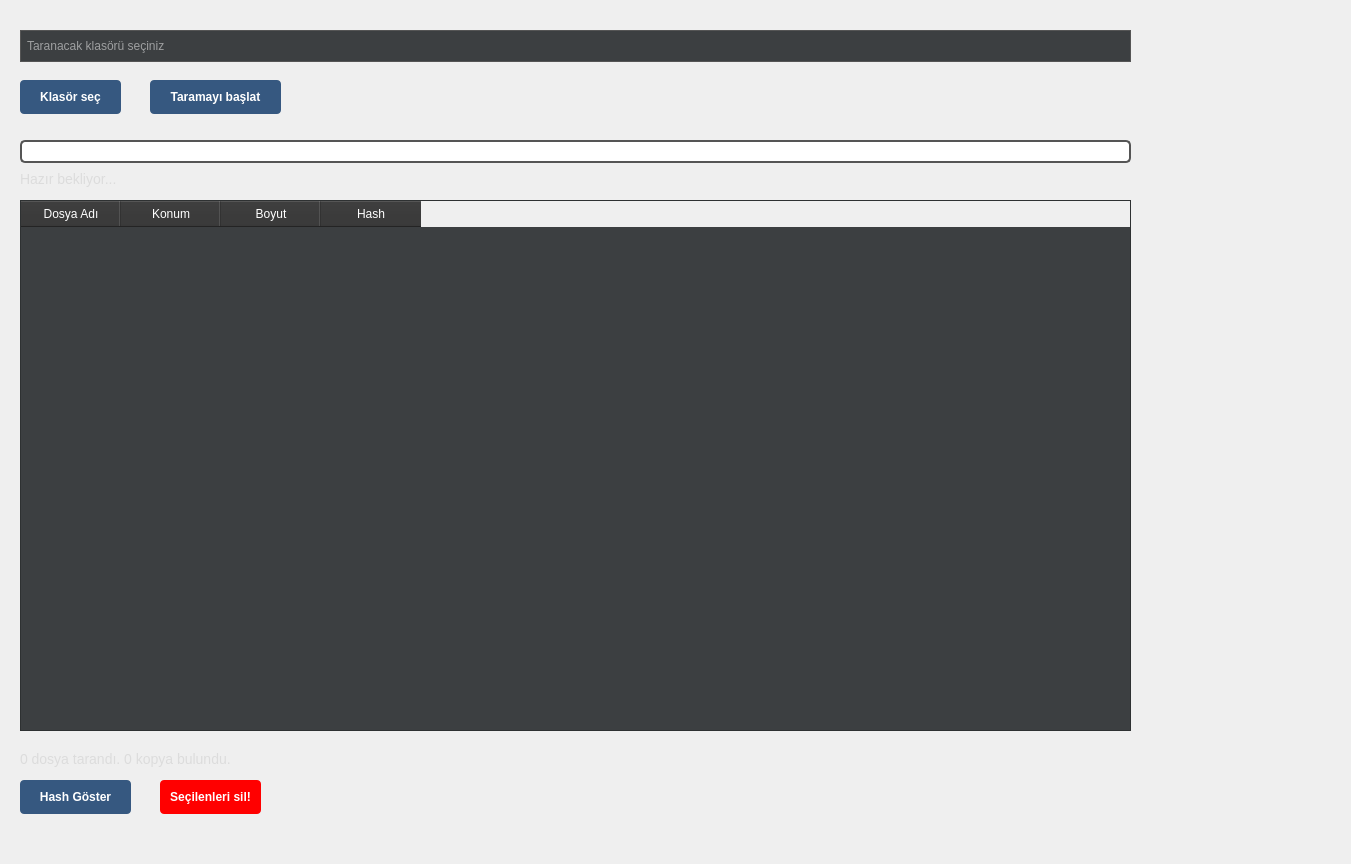
<?xml version="1.0" encoding="UTF-8"?>
<ui version="4.0">
 <class>Form</class>
 <widget class="QWidget" name="Form">
  <property name="geometry">
   <rect>
    <x>0</x>
    <y>0</y>
    <width>1351</width>
    <height>864</height>
   </rect>
  </property>
  <property name="windowTitle">
   <string>Form</string>
  </property>
  <property name="styleSheet">
   <string notr="true">QMainWindow {
    background-color: #2b2b2b;
}
QLabel {
    color: #dcdcdc;
    font-size: 14px;
}
QTableWidget {
    background-color: #3c3f41;
    color: #ffffff;
    gridline-color: #555555;
}
QHeaderView::section {
    background-color: #323232;
    color: white;
    padding: 4px;
}
QPushButton {
    background-color: #365880;
    color: white;
    border-radius: 4px;
    padding: 6px;
    font-weight: bold;
}
QPushButton:hover {
    background-color: #4a76a8;
}
QLineEdit {
    background-color: #3c3f41;
    color: white;
    border: 1px solid #555555;
    padding: 4px;
}
QProgressBar {
    border: 2px solid #555555;
    border-radius: 5px;
    text-align: center;
    color: white;
}
QProgressBar::chunk {
    background-color: #05B8CC;
    width: 20px;
}</string>
  </property>
  <widget class="QWidget" name="widget" native="true">
   <property name="geometry">
    <rect>
     <x>10</x>
     <y>20</y>
     <width>1131</width>
     <height>101</height>
    </rect>
   </property>
   <widget class="QLineEdit" name="txt_path">
    <property name="geometry">
     <rect>
      <x>10</x>
      <y>10</y>
      <width>1111</width>
      <height>32</height>
     </rect>
    </property>
    <property name="placeholderText">
     <string>Taranacak klasörü seçiniz</string>
    </property>
   </widget>
   <widget class="QPushButton" name="btn_browse">
    <property name="geometry">
     <rect>
      <x>10</x>
      <y>60</y>
      <width>101</width>
      <height>34</height>
     </rect>
    </property>
    <property name="text">
     <string>Klasör seç</string>
    </property>
    <property name="icon">
     <iconset>
      <normaloff>folder.png</normaloff>folder.png</iconset>
    </property>
   </widget>
   <widget class="QPushButton" name="btn_start">
    <property name="geometry">
     <rect>
      <x>140</x>
      <y>60</y>
      <width>131</width>
      <height>34</height>
     </rect>
    </property>
    <property name="font">
     <font>
      <bold>true</bold>
     </font>
    </property>
    <property name="text">
     <string>Taramayı başlat</string>
    </property>
   </widget>
  </widget>
  <widget class="QProgressBar" name="progressBar">
   <property name="geometry">
    <rect>
     <x>20</x>
     <y>140</y>
     <width>1111</width>
     <height>23</height>
    </rect>
   </property>
   <property name="value">
    <number>0</number>
   </property>
  </widget>
  <widget class="QLabel" name="lbl_status">
   <property name="geometry">
    <rect>
     <x>20</x>
     <y>170</y>
     <width>101</width>
     <height>18</height>
    </rect>
   </property>
   <property name="text">
    <string>Hazır bekliyor...</string>
   </property>
  </widget>
  <widget class="QTableWidget" name="tbl_results">
   <property name="geometry">
    <rect>
     <x>20</x>
     <y>200</y>
     <width>1111</width>
     <height>531</height>
    </rect>
   </property>
   <property name="editTriggers">
    <set>QAbstractItemView::EditTrigger::NoEditTriggers</set>
   </property>
   <property name="alternatingRowColors">
    <bool>false</bool>
   </property>
   <property name="selectionBehavior">
    <enum>QAbstractItemView::SelectionBehavior::SelectRows</enum>
   </property>
   <column>
    <property name="text">
     <string>Dosya Adı</string>
    </property>
   </column>
   <column>
    <property name="text">
     <string>Konum</string>
    </property>
   </column>
   <column>
    <property name="text">
     <string>Boyut</string>
    </property>
   </column>
   <column>
    <property name="text">
     <string>Hash</string>
    </property>
   </column>
  </widget>
  <widget class="QWidget" name="widget_2" native="true">
   <property name="geometry">
    <rect>
     <x>10</x>
     <y>740</y>
     <width>1121</width>
     <height>91</height>
    </rect>
   </property>
   <widget class="QLabel" name="lbl_stats">
    <property name="geometry">
     <rect>
      <x>10</x>
      <y>10</y>
      <width>1111</width>
      <height>18</height>
     </rect>
    </property>
    <property name="text">
     <string>0 dosya tarandı. 0 kopya bulundu.</string>
    </property>
   </widget>
   <widget class="QPushButton" name="btn_delete">
    <property name="geometry">
     <rect>
      <x>150</x>
      <y>40</y>
      <width>101</width>
      <height>34</height>
     </rect>
    </property>
    <property name="font">
     <font>
      <bold>true</bold>
     </font>
    </property>
    <property name="styleSheet">
     <string notr="true">background-color: rgb(255, 0, 0);
color: rgb(255, 255, 255);</string>
    </property>
    <property name="text">
     <string>Seçilenleri sil!</string>
    </property>
   </widget>
   <widget class="QPushButton" name="btn_hash">
    <property name="geometry">
     <rect>
      <x>10</x>
      <y>40</y>
      <width>111</width>
      <height>34</height>
     </rect>
    </property>
    <property name="text">
     <string>Hash Göster</string>
    </property>
    <property name="icon">
     <iconset>
      <normaloff>slack1.png</normaloff>slack1.png</iconset>
    </property>
   </widget>
  </widget>
 </widget>
 <resources/>
 <connections/>
</ui>
